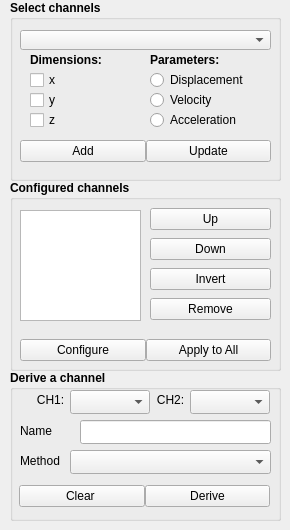
        <widget class="QWidget" name="configureTab">
         <property name="sizePolicy">
          <sizepolicy hsizetype="Preferred" vsizetype="Preferred">
           <horstretch>0</horstretch>
           <verstretch>0</verstretch>
          </sizepolicy>
         </property>
         <property name="minimumSize">
          <size>
           <width>0</width>
           <height>20</height>
          </size>
         </property>
         <attribute name="title">
          <string>Configure</string>
         </attribute>
         <widget class="QComboBox" name="ch1ComboBox">
          <property name="geometry">
           <rect>
            <x>70</x>
            <y>390</y>
            <width>80</width>
            <height>24</height>
           </rect>
          </property>
          <property name="sizePolicy">
           <sizepolicy hsizetype="Fixed" vsizetype="Fixed">
            <horstretch>0</horstretch>
            <verstretch>0</verstretch>
           </sizepolicy>
          </property>
         </widget>
         <widget class="QComboBox" name="ch2ComboBox">
          <property name="geometry">
           <rect>
            <x>190</x>
            <y>390</y>
            <width>80</width>
            <height>24</height>
           </rect>
          </property>
          <property name="sizePolicy">
           <sizepolicy hsizetype="Fixed" vsizetype="Fixed">
            <horstretch>0</horstretch>
            <verstretch>0</verstretch>
           </sizepolicy>
          </property>
         </widget>
         <widget class="QLabel" name="label_9">
          <property name="geometry">
           <rect>
            <x>30</x>
            <y>390</y>
            <width>41</width>
            <height>20</height>
           </rect>
          </property>
          <property name="text">
           <string>CH1:</string>
          </property>
          <property name="alignment">
           <set>Qt::AlignmentFlag::AlignCenter</set>
          </property>
         </widget>
         <widget class="QLabel" name="label_10">
          <property name="geometry">
           <rect>
            <x>150</x>
            <y>390</y>
            <width>41</width>
            <height>20</height>
           </rect>
          </property>
          <property name="text">
           <string>CH2:</string>
          </property>
          <property name="alignment">
           <set>Qt::AlignmentFlag::AlignCenter</set>
          </property>
         </widget>
         <widget class="QLineEdit" name="derivedChLineEdit">
          <property name="geometry">
           <rect>
            <x>80</x>
            <y>420</y>
            <width>191</width>
            <height>24</height>
           </rect>
          </property>
          <property name="sizePolicy">
           <sizepolicy hsizetype="Fixed" vsizetype="Fixed">
            <horstretch>0</horstretch>
            <verstretch>0</verstretch>
           </sizepolicy>
          </property>
         </widget>
         <widget class="QLabel" name="label_11">
          <property name="geometry">
           <rect>
            <x>20</x>
            <y>420</y>
            <width>41</width>
            <height>21</height>
           </rect>
          </property>
          <property name="text">
           <string>Name</string>
          </property>
         </widget>
         <widget class="QComboBox" name="channelTypeComboBox">
          <property name="geometry">
           <rect>
            <x>70</x>
            <y>450</y>
            <width>201</width>
            <height>24</height>
           </rect>
          </property>
          <property name="sizePolicy">
           <sizepolicy hsizetype="Fixed" vsizetype="Fixed">
            <horstretch>0</horstretch>
            <verstretch>0</verstretch>
           </sizepolicy>
          </property>
         </widget>
         <widget class="QWidget" name="horizontalLayoutWidget">
          <property name="geometry">
           <rect>
            <x>19</x>
            <y>480</y>
            <width>251</width>
            <height>32</height>
           </rect>
          </property>
          <layout class="QHBoxLayout" name="horizontalLayout_6">
           <property name="spacing">
            <number>0</number>
           </property>
           <item>
            <widget class="QPushButton" name="clearAllDerivedButton">
             <property name="sizePolicy">
              <sizepolicy hsizetype="Preferred" vsizetype="Fixed">
               <horstretch>0</horstretch>
               <verstretch>0</verstretch>
              </sizepolicy>
             </property>
             <property name="text">
              <string>Clear </string>
             </property>
            </widget>
           </item>
           <item>
            <widget class="QPushButton" name="deriveButton">
             <property name="sizePolicy">
              <sizepolicy hsizetype="Preferred" vsizetype="Fixed">
               <horstretch>0</horstretch>
               <verstretch>0</verstretch>
              </sizepolicy>
             </property>
             <property name="text">
              <string>Derive</string>
             </property>
            </widget>
           </item>
          </layout>
         </widget>
         <widget class="QLabel" name="label_12">
          <property name="geometry">
           <rect>
            <x>20</x>
            <y>450</y>
            <width>51</width>
            <height>21</height>
           </rect>
          </property>
          <property name="text">
           <string>Method</string>
          </property>
         </widget>
         <widget class="QGroupBox" name="groupBox_2">
          <property name="geometry">
           <rect>
            <x>10</x>
            <y>0</y>
            <width>271</width>
            <height>181</height>
           </rect>
          </property>
          <property name="font">
           <font>
            <family>.AppleSystemUIFont</family>
            <bold>true</bold>
           </font>
          </property>
          <property name="title">
           <string>Select channels</string>
          </property>
          <widget class="QComboBox" name="channelsComboBox">
           <property name="geometry">
            <rect>
             <x>10</x>
             <y>30</y>
             <width>251</width>
             <height>20</height>
            </rect>
           </property>
           <property name="sizePolicy">
            <sizepolicy hsizetype="Fixed" vsizetype="Fixed">
             <horstretch>0</horstretch>
             <verstretch>0</verstretch>
            </sizepolicy>
           </property>
           <property name="font">
            <font>
             <family>.AppleSystemUIFont</family>
             <bold>false</bold>
            </font>
           </property>
          </widget>
          <widget class="QCheckBox" name="X_checkBox">
           <property name="geometry">
            <rect>
             <x>20</x>
             <y>70</y>
             <width>101</width>
             <height>20</height>
            </rect>
           </property>
           <property name="font">
            <font>
             <family>.AppleSystemUIFont</family>
             <bold>false</bold>
            </font>
           </property>
           <property name="text">
            <string>x</string>
           </property>
          </widget>
          <widget class="QLabel" name="label_3">
           <property name="geometry">
            <rect>
             <x>140</x>
             <y>50</y>
             <width>111</width>
             <height>20</height>
            </rect>
           </property>
           <property name="font">
            <font>
             <family>.AppleSystemUIFont</family>
             <bold>true</bold>
            </font>
           </property>
           <property name="text">
            <string>Parameters:</string>
           </property>
          </widget>
          <widget class="QCheckBox" name="Y_checkBox">
           <property name="geometry">
            <rect>
             <x>20</x>
             <y>90</y>
             <width>101</width>
             <height>20</height>
            </rect>
           </property>
           <property name="font">
            <font>
             <family>.AppleSystemUIFont</family>
             <bold>false</bold>
            </font>
           </property>
           <property name="text">
            <string>y</string>
           </property>
          </widget>
          <widget class="QCheckBox" name="Z_checkBox">
           <property name="geometry">
            <rect>
             <x>20</x>
             <y>110</y>
             <width>101</width>
             <height>20</height>
            </rect>
           </property>
           <property name="font">
            <font>
             <family>.AppleSystemUIFont</family>
             <bold>false</bold>
            </font>
           </property>
           <property name="text">
            <string>z</string>
           </property>
          </widget>
          <widget class="QLabel" name="label_2">
           <property name="geometry">
            <rect>
             <x>20</x>
             <y>50</y>
             <width>101</width>
             <height>20</height>
            </rect>
           </property>
           <property name="font">
            <font>
             <family>.AppleSystemUIFont</family>
             <bold>true</bold>
            </font>
           </property>
           <property name="text">
            <string>Dimensions:</string>
           </property>
          </widget>
          <widget class="QRadioButton" name="displacementRB">
           <property name="geometry">
            <rect>
             <x>140</x>
             <y>70</y>
             <width>121</width>
             <height>20</height>
            </rect>
           </property>
           <property name="font">
            <font>
             <family>.AppleSystemUIFont</family>
             <bold>false</bold>
            </font>
           </property>
           <property name="text">
            <string>Displacement</string>
           </property>
          </widget>
          <widget class="QRadioButton" name="velocityRB">
           <property name="geometry">
            <rect>
             <x>140</x>
             <y>90</y>
             <width>121</width>
             <height>20</height>
            </rect>
           </property>
           <property name="font">
            <font>
             <family>.AppleSystemUIFont</family>
             <bold>false</bold>
            </font>
           </property>
           <property name="text">
            <string>Velocity</string>
           </property>
          </widget>
          <widget class="QRadioButton" name="accelerationRB">
           <property name="geometry">
            <rect>
             <x>140</x>
             <y>110</y>
             <width>121</width>
             <height>20</height>
            </rect>
           </property>
           <property name="font">
            <font>
             <family>.AppleSystemUIFont</family>
             <bold>false</bold>
            </font>
           </property>
           <property name="text">
            <string>Acceleration</string>
           </property>
          </widget>
          <widget class="QWidget" name="horizontalLayoutWidget_3">
           <property name="geometry">
            <rect>
             <x>10</x>
             <y>131</y>
             <width>251</width>
             <height>41</height>
            </rect>
           </property>
           <layout class="QHBoxLayout" name="horizontalLayout">
            <property name="spacing">
             <number>0</number>
            </property>
            <property name="sizeConstraint">
             <enum>QLayout::SizeConstraint::SetNoConstraint</enum>
            </property>
            <item>
             <widget class="QPushButton" name="addConfigButton">
              <property name="sizePolicy">
               <sizepolicy hsizetype="Preferred" vsizetype="Fixed">
                <horstretch>0</horstretch>
                <verstretch>0</verstretch>
               </sizepolicy>
              </property>
              <property name="font">
               <font>
                <family>.AppleSystemUIFont</family>
                <bold>false</bold>
                <underline>false</underline>
                <strikeout>false</strikeout>
                <kerning>true</kerning>
               </font>
              </property>
              <property name="text">
               <string>Add</string>
              </property>
              <property name="iconSize">
               <size>
                <width>16</width>
                <height>16</height>
               </size>
              </property>
             </widget>
            </item>
            <item>
             <widget class="QPushButton" name="updateConfigButton">
              <property name="enabled">
               <bool>true</bool>
              </property>
              <property name="sizePolicy">
               <sizepolicy hsizetype="Preferred" vsizetype="Fixed">
                <horstretch>0</horstretch>
                <verstretch>0</verstretch>
               </sizepolicy>
              </property>
              <property name="font">
               <font>
                <family>.AppleSystemUIFont</family>
                <bold>false</bold>
               </font>
              </property>
              <property name="text">
               <string>Update</string>
              </property>
             </widget>
            </item>
           </layout>
          </widget>
         </widget>
         <widget class="QGroupBox" name="groupBox_5">
          <property name="geometry">
           <rect>
            <x>10</x>
            <y>180</y>
            <width>271</width>
            <height>191</height>
           </rect>
          </property>
          <property name="font">
           <font>
            <family>.AppleSystemUIFont</family>
            <bold>true</bold>
           </font>
          </property>
          <property name="title">
           <string>Configured channels</string>
          </property>
          <widget class="QWidget" name="horizontalLayoutWidget_4">
           <property name="geometry">
            <rect>
             <x>10</x>
             <y>150</y>
             <width>251</width>
             <height>41</height>
            </rect>
           </property>
           <layout class="QHBoxLayout" name="horizontalLayout_3">
            <property name="spacing">
             <number>0</number>
            </property>
            <item>
             <widget class="QPushButton" name="configureButton">
              <property name="sizePolicy">
               <sizepolicy hsizetype="Preferred" vsizetype="Fixed">
                <horstretch>0</horstretch>
                <verstretch>0</verstretch>
               </sizepolicy>
              </property>
              <property name="font">
               <font>
                <family>.AppleSystemUIFont</family>
                <bold>false</bold>
               </font>
              </property>
              <property name="text">
               <string>Configure</string>
              </property>
             </widget>
            </item>
            <item>
             <widget class="QPushButton" name="applyConfigToAllButton">
              <property name="sizePolicy">
               <sizepolicy hsizetype="Preferred" vsizetype="Fixed">
                <horstretch>0</horstretch>
                <verstretch>0</verstretch>
               </sizepolicy>
              </property>
              <property name="font">
               <font>
                <family>.AppleSystemUIFont</family>
                <bold>false</bold>
               </font>
              </property>
              <property name="text">
               <string>Apply to All</string>
              </property>
             </widget>
            </item>
           </layout>
          </widget>
          <widget class="QWidget" name="verticalLayoutWidget_5">
           <property name="geometry">
            <rect>
             <x>140</x>
             <y>20</y>
             <width>121</width>
             <height>131</height>
            </rect>
           </property>
           <layout class="QVBoxLayout" name="verticalLayout_10">
            <property name="spacing">
             <number>0</number>
            </property>
            <item>
             <widget class="QPushButton" name="moveUpButton">
              <property name="sizePolicy">
               <sizepolicy hsizetype="Preferred" vsizetype="Fixed">
                <horstretch>0</horstretch>
                <verstretch>0</verstretch>
               </sizepolicy>
              </property>
              <property name="font">
               <font>
                <family>.AppleSystemUIFont</family>
                <bold>false</bold>
               </font>
              </property>
              <property name="text">
               <string>Up</string>
              </property>
             </widget>
            </item>
            <item>
             <widget class="QPushButton" name="moveDownButton">
              <property name="sizePolicy">
               <sizepolicy hsizetype="Preferred" vsizetype="Fixed">
                <horstretch>0</horstretch>
                <verstretch>0</verstretch>
               </sizepolicy>
              </property>
              <property name="font">
               <font>
                <family>.AppleSystemUIFont</family>
                <bold>false</bold>
               </font>
              </property>
              <property name="text">
               <string>Down</string>
              </property>
             </widget>
            </item>
            <item>
             <widget class="QPushButton" name="invertButton">
              <property name="sizePolicy">
               <sizepolicy hsizetype="Preferred" vsizetype="Fixed">
                <horstretch>0</horstretch>
                <verstretch>0</verstretch>
               </sizepolicy>
              </property>
              <property name="font">
               <font>
                <family>.AppleSystemUIFont</family>
                <bold>false</bold>
               </font>
              </property>
              <property name="text">
               <string>Invert</string>
              </property>
             </widget>
            </item>
            <item>
             <widget class="QPushButton" name="removeConfigButton">
              <property name="sizePolicy">
               <sizepolicy hsizetype="Preferred" vsizetype="Fixed">
                <horstretch>0</horstretch>
                <verstretch>0</verstretch>
               </sizepolicy>
              </property>
              <property name="font">
               <font>
                <family>.AppleSystemUIFont</family>
                <bold>false</bold>
               </font>
              </property>
              <property name="text">
               <string>Remove</string>
              </property>
             </widget>
            </item>
           </layout>
          </widget>
         </widget>
         <widget class="QListView" name="configuredChannelsListView">
          <property name="geometry">
           <rect>
            <x>20</x>
            <y>210</y>
            <width>121</width>
            <height>111</height>
           </rect>
          </property>
          <property name="sizePolicy">
           <sizepolicy hsizetype="Fixed" vsizetype="Expanding">
            <horstretch>0</horstretch>
            <verstretch>0</verstretch>
           </sizepolicy>
          </property>
          <property name="font">
           <font>
            <family>.AppleSystemUIFont</family>
            <bold>false</bold>
           </font>
          </property>
         </widget>
         <widget class="QGroupBox" name="groupBox_6">
          <property name="geometry">
           <rect>
            <x>10</x>
            <y>370</y>
            <width>271</width>
            <height>151</height>
           </rect>
          </property>
          <property name="font">
           <font>
            <family>.AppleSystemUIFont</family>
            <bold>true</bold>
           </font>
          </property>
          <property name="title">
           <string>Derive a channel</string>
          </property>
         </widget>
         <zorder>groupBox_6</zorder>
         <zorder>ch1ComboBox</zorder>
         <zorder>ch2ComboBox</zorder>
         <zorder>label_9</zorder>
         <zorder>label_10</zorder>
         <zorder>derivedChLineEdit</zorder>
         <zorder>label_11</zorder>
         <zorder>channelTypeComboBox</zorder>
         <zorder>horizontalLayoutWidget</zorder>
         <zorder>label_12</zorder>
         <zorder>groupBox_2</zorder>
         <zorder>groupBox_5</zorder>
         <zorder>configuredChannelsListView</zorder>
        </widget>
